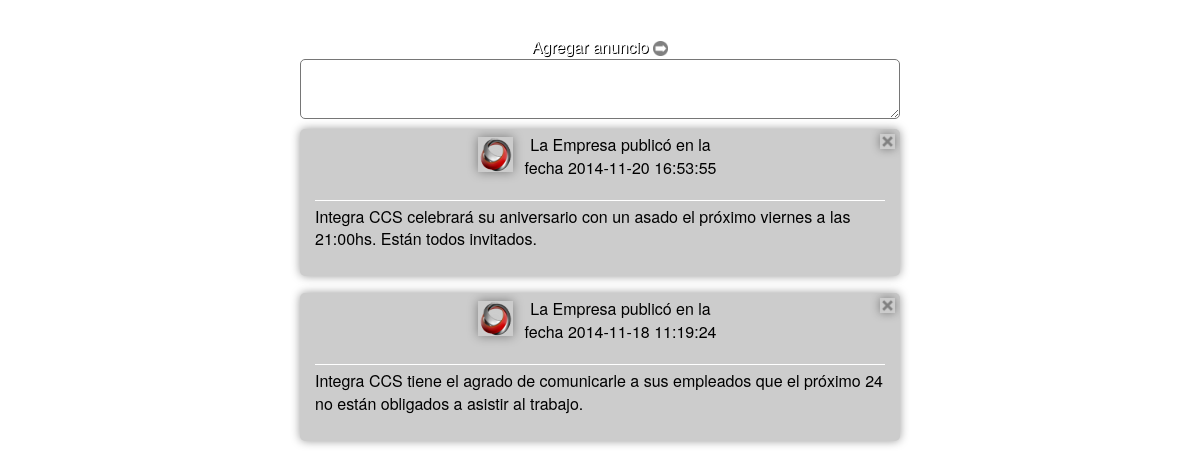
Screenshot of /adv.php (signed in) with the database file from the repository.
### tables this page shows
CREATE TABLE IF NOT EXISTS `adv` (
`id` int(11) NOT NULL,
  `date` datetime NOT NULL,
  `message` varchar(500) NOT NULL
);

### adv.php (the view, shortened to what this page needs)
<!DOCTYPE html PUBLIC "-//W3C//DTD XHTML 1.0 Transitional//EN" "http://www.w3.org/TR/xhtml1/DTD/xhtml1-transitional.dtd">
<html xmlns="http://www.w3.org/1999/xhtml">
<head>
	<link href="css/elements-style.css" type="text/css" rel="stylesheet" media="screen">
	<link href="css/classes.css" type="text/css" rel="stylesheet" media="screen">
    <link href="css/bootstrap.css" type="text/css" rel="stylesheet" media="screen"/>
</head>
<body>
<?php
$con=mysqli_connect("127.0.0.1","root","","social_network");
?>
    	<center>
           			 <form action="php/logica_anuncio.php" method="post" name="advForm" id="advForm" >
                        <div class="blanco" style="margin-top:3%;"> Agregar anuncio
                            <img class="smallImage" src="img/send.png" onclick="submitForm('advForm')"/>
                        </div>
                		<textarea id="message" name="message" required></textarea>
                     </form>
            <?php
				$sql= " SELECT * FROM adv ORDER BY date DESC";
				$entries = mysqli_query($con, $sql);
				for($i=0;$i<mysqli_num_rows($entries);$i++){
					$entry = mysqli_fetch_array($entries);
					echo '<div class="element-box">
							<img onclick="location.href=\'adv.php?delete='. $entry['id'] . '\';" class="sendImage" src="img/delete.png"></img >
							<div class="heading">
								<img class="userImage" src="img/logo.png"></img >
								<div class="date"> La Empresa publicó en la fecha ' . $entry['date'] . '</div>
							</div>
							<div class="message"> '. $entry['message'] .' </div>
						</div>';
				}
			?>
        </center>
</body>
</html>

### css/classes.css (style rules this page uses)
textarea { border-radius: 5px 5px 5px 5px; width:100%; max-width:600px; height:60px; display:block; }
.blanco { color:white; text-shadow:1px 1px black; }
.element-box { margin:10px 0px 17px 0px; position: relative; box-shadow: 0 0 10px rgba(0,0,0,0.4); overflow:hidden; background-color:#CCC; max-width:600px; padding:5px; border-radius: 5px 5px 5px 5px; }
.heading { width:250px;; }
.sendImage { height: 15px; width: 15px; float:right; box-shadow: 0 0 10px rgba(0,0,0,0.4); font-size:0.8em; }
.userImage { float:left; width:35px; height:35px; margin:3px; box-shadow: 0 0 10px rgba(0,0,0,0.4); }
.smallImage { height: 15px; width: 15px; }
.message { border-top: solid; border-color: white; border-width: thin; padding-top:5px; margin: 20px 10px 20px 10px; text-align:left; }

### rows the page displays
adv: date "2014-11-20 16:53:55", message "Integra CCS celebrará su aniversario con un asado el próximo viernes a las 21:00hs. Están todos invitados."
adv: date "2014-11-18 11:19:24", message "Integra CCS tiene el agrado de comunicarle a sus empleados que el próximo 24 no están obligados a asistir al trabajo."
